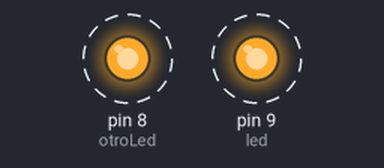
Bench run of a sketch on a simulated Arduino Uno, built with avr-gcc and run on an emulated ATmega328P. Shown: output pins drawn as LEDs (lit = HIGH). Dashed ring = blinking.

Above: at 0.2 s.
Timing chart, 0 to 4.6 s (numbered marks = the images above):
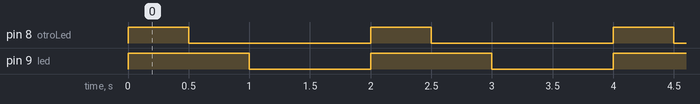

Measured:
- by itself, pin 8 (otroLed): alternates HIGH for 0.50 s and LOW for 1.5 s
- by itself, pin 9 (led): alternates HIGH for 1.0 s and LOW for 1.0 s
- by itself, everything shown: repeats every 2.0 s, in 3 steps

The sketch:

Blink_02.ino
```cpp
// variables...
int led = 9;
int otroLed;


void setup() {
  // todo esto se ejecuta una sola vez y al iniciar el arduino
  pinMode(led, OUTPUT);
  otroLed = 8;
  pinMode(otroLed, OUTPUT);
}

void loop() {
    // se queda ejecutandose por siempre...
    // cada letra e  s 1 byte que ocupo...
    digitalWrite(led, HIGH);
    digitalWrite(otroLed,HIGH);
   delay(500);
   digitalWrite(otroLed, LOW);
    delay(500);
    digitalWrite(led, LOW);
    delay(1000);

}
```
